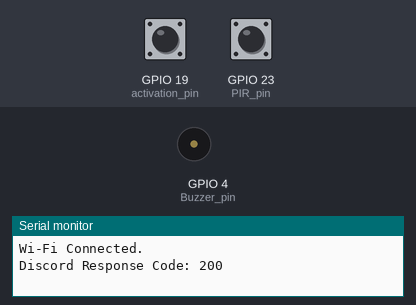
Bench run of a sketch on a simulated ESP32. Parts: buzzer (waves = sounding, pin HIGH), the last lines printed to the serial monitor. The test bench sets the inputs (shaded band); at power-on: GPIO 23 (PIR_pin) LOW, GPIO 19 (activation_pin) HIGH. WiFi joins after 1.5 s; servers stay silent unless stated; uploads are accepted with an empty reply; the local clock reads 2024-03-15 10:24:30 at power-on unless the sketch sets it.

Above: at 2.9 s.
3.0 s: GPIO 23 (PIR_pin) driven HIGH
At 4.1 s:
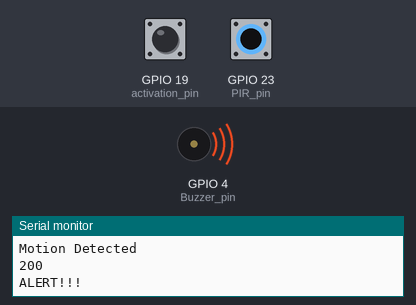
4.5 s: GPIO 23 (PIR_pin) driven LOW
At 5.7 s:
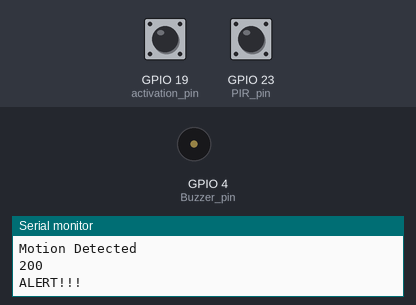
6.0 s: GPIO 23 (PIR_pin) pulsed HIGH 2 times (0.12 s each, 0.3 s apart)
At 6.16 s:
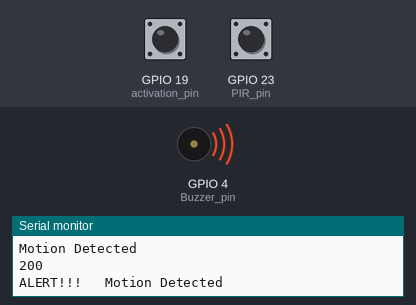
Timing chart, 0 to 9.0 s (numbered marks = the images above; inputs shaded):
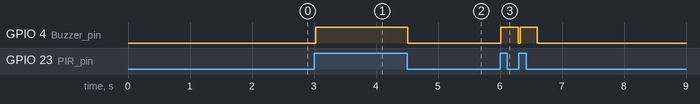

The sketch:

motion_security_system_discord.ino
```cpp
#include <WiFi.h>
#include <time.h>
#include <HTTPClient.h>
#include <string>

//we are going to use State-Change detection in here.
/*   Arm/Disarm Button  */

//Settings
const char* ssid = "YOUR_WIFI_SSID";
const char* password = "YOUR_WIFI_PASSWORD";
const char* webhook_URL = "YOUR_DISCORD_WEBHOOK_URL";

//PINS
const int PIR_pin = 23;
const int Buzzer_pin = 4;
const int activation_pin = 19;

//OBJECTS
HTTPClient http;
bool last_state = false;

void setup() {

  Serial.begin(115200);
  pinMode(PIR_pin, INPUT);
  pinMode(Buzzer_pin, OUTPUT);
  pinMode(activation_pin, INPUT_PULLUP);

  //Wi-Fi Setup

  WiFi.begin(ssid, password);

  while (WiFi.status() != WL_CONNECTED){
    delay(500);
  }

  Serial.println("Wi-Fi Connected.");

  //Webhook Setup

  http.begin(webhook_URL);
  http.addHeader("Content-Type", "application/JSON");

  int responsecode = http.POST("{\"content\" : \"Connected.\"}");

  Serial.print("Discord Response Code: ");
  Serial.println(responsecode);

}

bool armed = true;
int last_button_state = HIGH;

void loop() {

  //arm or disarm feature
  int button_state = digitalRead(activation_pin);
    if (button_state == LOW && last_button_state == HIGH){
      //means button pressed
      armed = !armed;

      if (!armed){
      http.begin(webhook_URL);
      http.addHeader("Content-Type", "application/JSON");
      std::string message = "Alarm Disarmed";
      std::string json_text = "{\"content\" : \"" + message + "\"}";
      http.POST(json_text.c_str()); // http.POST accepts either C string, Arduino String, or Raw Byte Data
      http.end();
      delay (50);
      }

      if (armed){
      http.begin(webhook_URL);
      http.addHeader("Content-Type", "application/JSON");
      std::string message = "Initializing Alarm...";
      delay(2000);
      std::string json_text = "{\"content\" : \"" + message + "\"}";
      http.POST(json_text.c_str()); // http.POST accepts either C string, Arduino String, or Raw Byte Data
      http.end();
      delay (50);
      }
  }

    if (armed){

          //Setting time
          struct tm timeinfo; // defining the structure
          configTime(0, 0, "pool.ntp.org"); //configTime setting ESP32 time to this

          //now changing the timezone to Dallas Time
          setenv("TZ","CST6CDT,M3.2.0/2,M11.1.0/2", 1);
          tzset();//start using tzset()
          char timestamp[20]; //we will store a formatted time into this to print directly
          getLocalTime(&timeinfo); // set local time into the address of timeinfo
          strftime(timestamp, sizeof(timestamp), "%Y-%m-%d %H:%M:%S", &timeinfo);
          //End: Setting time


          int motion = digitalRead(PIR_pin);

          if (motion == HIGH && last_state == false){

            digitalWrite(Buzzer_pin, HIGH);
            Serial.println("Motion Detected");
            http.begin(webhook_URL);
            http.addHeader("Content-Type", "application/JSON");

            //creating message to send
            std::string message = "ALERT!!!   " + std::string(timestamp);
            std::string json_text = "{\"content\" : \"" + message + "\"}";
            int response_code = http.POST(json_text.c_str()); // http.POST accepts either C string, Arduino String, or Raw Byte Data
            Serial.println(response_code);
            Serial.print("ALERT!!!   ");

            http.end();
            delay (50);

          }

          last_state = motion; // this shit stays true when I disarm the system
          //because last_state = false, the loop never enters the discord message part again.

          if (motion == LOW){
            digitalWrite(Buzzer_pin, LOW);
          }

        delay(30);
      }
    last_button_state = button_state;
    if (!armed){
      digitalWrite(Buzzer_pin, LOW);
      last_state = false;

    }

}
```

Measured:
- after the input at 3.0 s, GPIO 4 (Buzzer_pin): LOW → HIGH at once
- after the input at 4.5 s, GPIO 4 (Buzzer_pin): HIGH → LOW at once
- after the input at 6.0 s, GPIO 4 (Buzzer_pin): alternates HIGH for 0.28 s and LOW for 0.03 s, 4 changes in all, then stays LOW, starting at once
